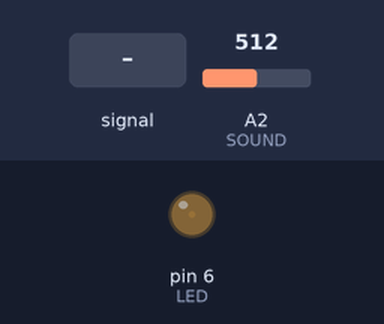
Simulated run of this sketch. Board: Arduino Uno, built with avr-gcc and run on an emulated ATmega328P. On the bench: output pins drawn as LEDs (lit = HIGH). The test bench sets the inputs (shaded band); at power-on: A2 (SOUND) = 512.

Above: at 1.2 s.
1.3 s: A2 (SOUND) fed a 200 Hz sine of ±81 counts around its level
At 1.45 s:
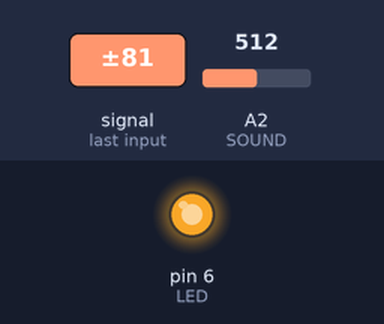
4.3 s: A2 (SOUND) set to 716
5.8 s: A2 (SOUND) fed a 1000 Hz sine of ±255 counts around its level
At 6.16 s:
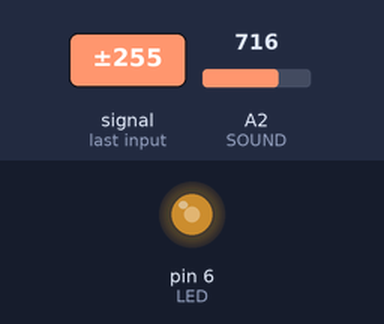
At 7.26 s:
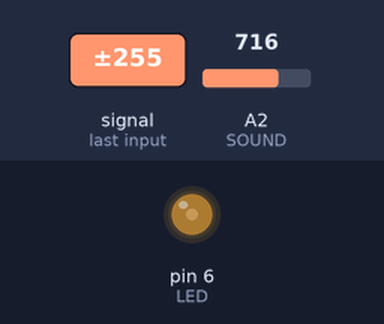
8.8 s: A2 (SOUND) set to 0
Timing chart, 0 to 11.3 s (numbered marks = the images above; inputs shaded):
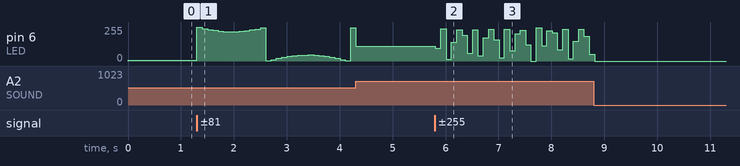

Measured:
- after the input at 1.3 s, pin 6 (LED): 5/255 → 252/255 at once, → 243/255 0.10 s later, → 236/255 0.10 s later, → 229/255 0.10 s later, … (30 changes in this stretch)
- after the input at 5.8 s, pin 6 (LED): 109/255 → 95/255 at once, → 243/255 0.10 s later, → 12/255 0.10 s later, → 141/255 0.10 s later, … (30 changes in this stretch)

The sketch:

Sound_LEDmusic.ino
```cpp
#define SOUND A2
#define LED 6

int soundinput=0;
int lightval=0;

void setup() {
  // put your setup code here, to run once:
  pinMode(SOUND,INPUT);
  pinMode(LED,OUTPUT);

  Serial.begin(9600);
}

void loop() {
  // put your main code here, to run repeatedly:
 soundinput=analogRead(SOUND);
 lightval=map(soundinput,0,500,0,255);
 analogWrite(LED,lightval);

 delay(100);
}
```
